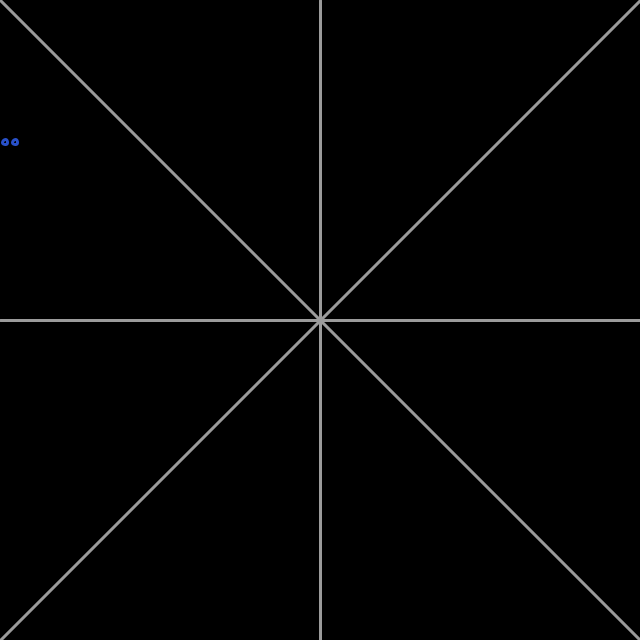
Frame 1 (no input)
Frame 60 (the mouse pressed at the canvas centre just before this capture): identical to frame 1, image omitted
Frame 120 (the mouse held since frame 60 and released just before this capture): identical to frame 1, image omitted

The Processing sketch that drew this single still picture (run headless with seeded random() and noise(); from frame 60 on, the mouse is pressed at the canvas centre):

// Processing sketch: QuixthrinWheelCentre
// ── QuixthrinWheelCentre.pde
float theta;   

void setup() {
  size(640, 640);
  
  
  
}

void draw() {
  background(0);
  frameRate(30);
  stroke(155);
  strokeWeight(3);
  line(320, 0, 320, 640);
  line(0, 320, 640, 320);
  line(0, 0, 640, 640);
  line(640, 0, 0, 640);
  stroke(255);
  // Let's pick an angle 0 to 90 degrees based on the mouse position
  float a = (mouseX / (float) width) * 720f;
  //float a = random(1) * 720f;
  // Convert it to radians
  theta = radians(a);
  // Start the tree from the bottom of the screen
  translate(0, 270);
  //translate(random(width),random(height));
  // Draw a line 120 pixels
  //line(0,0,0,-160);
  
  // Move to the end of that line
  //translate(0,-160);
  // Start the recursive branching!
  branch(160);
  translate(0,-270);
  
}

void branch(float h) {
  // Each branch will be 2/3rds the size of the previous one
  h *= 0.80;
  
  // All recursive functions must have an exit condition!!!!
  // Here, ours is when the length of the branch is 2 pixels or less
  if (h > 2) {
  
    strokeWeight(3);
    stroke(0);
    
    stroke(40,80,200);
    fill(0);
    ellipse(+5,-h, -5, 5);
    ellipse(+15,-h, -5, 5);
    
    
    
    // Repeat the same thing, only branch off to the "left" this time!
    pushMatrix();
    rotate(-theta);
    stroke(0);
    
    stroke(0);
    
    stroke(200,80,40);
    fill(0);
    ellipse(-5,-h, -5, 5);
    ellipse(-15,-h, -5, 5);
    translate(-30, -h);
    
    translate(+10, -h);
    branch(h);
    popMatrix();
  }
}

void mouseClicked() {
  saveMe();
}



void saveMe() {
  save("QuixthrinWheel_05.png");
}
